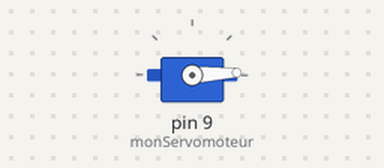
The sketch below on a simulated Arduino Uno, built with avr-gcc and run on an emulated ATmega328P. Shown: servo.

Above: at 0.05 s.
At 0.65 s:
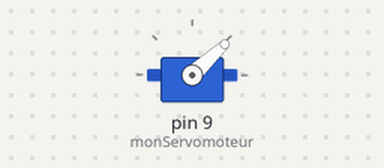
At 1.25 s:
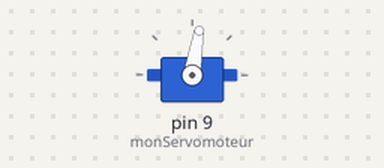
At 2.5 s:
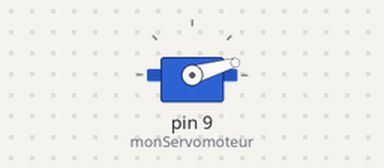
Timing chart, 0 to 6.3 s (numbered marks = the images above):
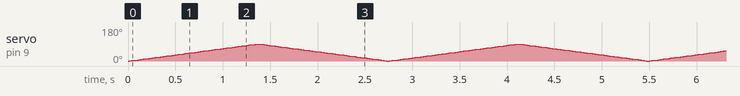

The sketch:

serveaumoteur.ino
```cpp
#include <Servo.h>


Servo monServomoteur;

void setup() {


  monServomoteur.attach(9);
}

void loop() {

  // Fait bouger le bras de 0° à 180°
  for (int position = 0; position <= 90; position++) {
    monServomoteur.write(position);
    delay(15);
  }

  // Fait bouger le bras de 180° à 10°
  for (int position = 90; position >= 0; position--) {
    monServomoteur.write(position);
    delay(15);
  }
}
```

LCD.cpp
```cpp
#include <Arduino.h>
#include <LiquidCrystal.h>

// VARIABLE DECLARATION
const int rs = 2; // Register Select
const int enable = 3;
const int D4 = 4;
const int D5 = 5;
const int D6 = 6;
const int D7 = 7;

LiquidCrystal lcd(rs, enable, D4, D5, D6, D7);

void setup() {
  lcd.begin(16, 2);
  lcd.print("Bonjour");
  lcd.setCursor(0, 1);
  lcd.print("Ca va");
}

void loop() {}
```
